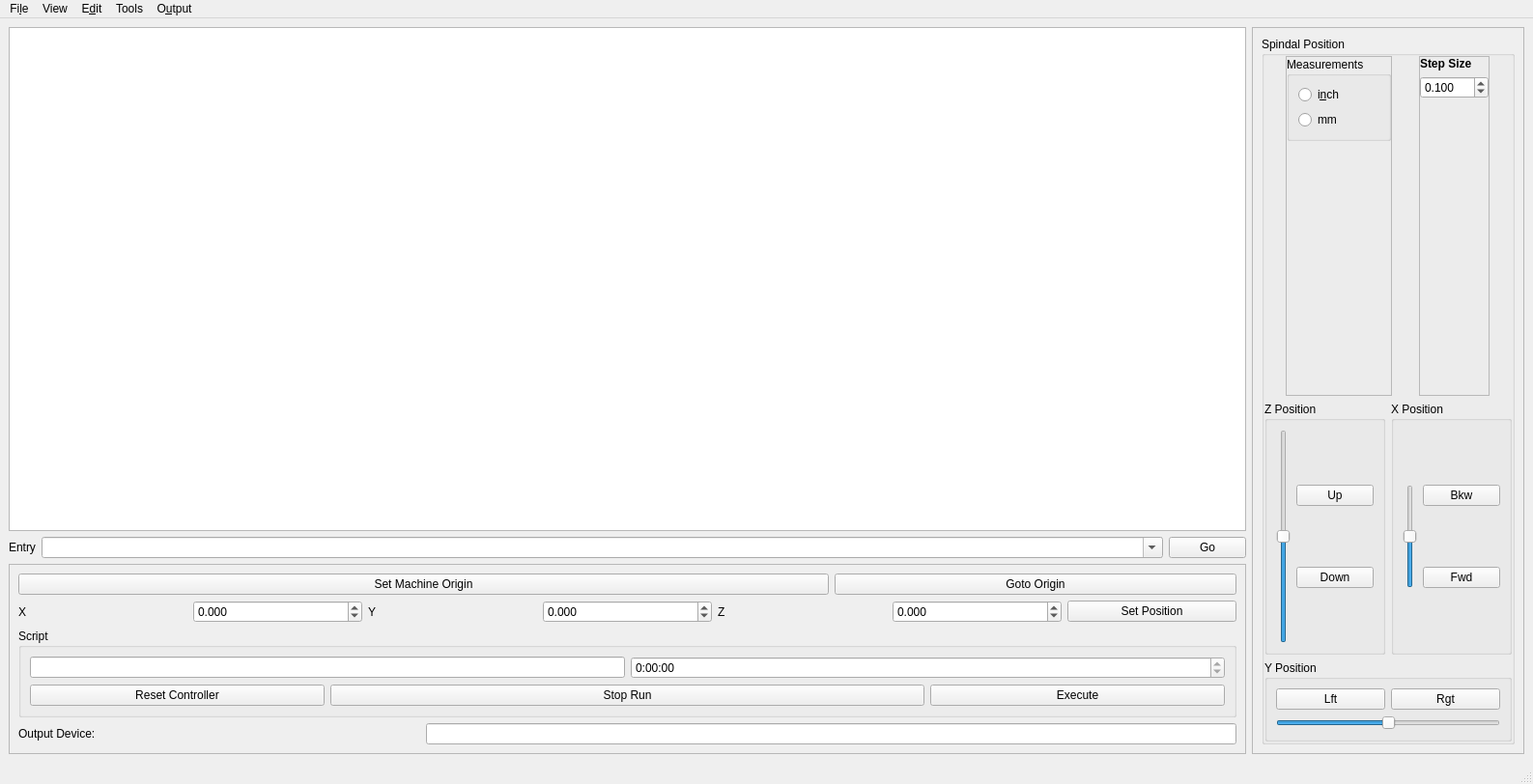
<?xml version="1.0" encoding="UTF-8"?>
<ui version="4.0">
 <class>MainWindow</class>
 <widget class="QMainWindow" name="MainWindow">
  <property name="geometry">
   <rect>
    <x>0</x>
    <y>0</y>
    <width>1587</width>
    <height>812</height>
   </rect>
  </property>
  <property name="windowTitle">
   <string>GCoder</string>
  </property>
  <widget class="QWidget" name="centralwidget">
   <layout class="QGridLayout" name="gridLayout_8">
    <item row="0" column="1" rowspan="2">
     <widget class="QFrame" name="frame">
      <property name="sizePolicy">
       <sizepolicy hsizetype="Maximum" vsizetype="Preferred">
        <horstretch>0</horstretch>
        <verstretch>0</verstretch>
       </sizepolicy>
      </property>
      <property name="frameShape">
       <enum>QFrame::StyledPanel</enum>
      </property>
      <property name="frameShadow">
       <enum>QFrame::Raised</enum>
      </property>
      <layout class="QGridLayout" name="gridLayout_7">
       <item row="0" column="0">
        <widget class="QGroupBox" name="groupBox_3">
         <property name="title">
          <string>Spindal Position</string>
         </property>
         <layout class="QVBoxLayout" name="verticalLayout_3">
          <property name="leftMargin">
           <number>0</number>
          </property>
          <property name="topMargin">
           <number>0</number>
          </property>
          <property name="rightMargin">
           <number>0</number>
          </property>
          <property name="bottomMargin">
           <number>0</number>
          </property>
          <item>
           <layout class="QHBoxLayout" name="horizontalLayout">
            <item>
             <widget class="QFrame" name="frame_4">
              <property name="sizePolicy">
               <sizepolicy hsizetype="Maximum" vsizetype="Preferred">
                <horstretch>0</horstretch>
                <verstretch>0</verstretch>
               </sizepolicy>
              </property>
              <property name="frameShape">
               <enum>QFrame::StyledPanel</enum>
              </property>
              <property name="frameShadow">
               <enum>QFrame::Raised</enum>
              </property>
              <layout class="QVBoxLayout" name="verticalLayout_2">
               <property name="leftMargin">
                <number>0</number>
               </property>
               <property name="topMargin">
                <number>0</number>
               </property>
               <property name="rightMargin">
                <number>0</number>
               </property>
               <property name="bottomMargin">
                <number>0</number>
               </property>
               <item>
                <widget class="QGroupBox" name="groupBox_4">
                 <property name="sizePolicy">
                  <sizepolicy hsizetype="Preferred" vsizetype="Maximum">
                   <horstretch>0</horstretch>
                   <verstretch>0</verstretch>
                  </sizepolicy>
                 </property>
                 <property name="title">
                  <string>Measurements</string>
                 </property>
                 <layout class="QVBoxLayout" name="verticalLayout_5">
                  <item>
                   <widget class="QRadioButton" name="inBtn">
                    <property name="text">
                     <string>i&amp;nch</string>
                    </property>
                   </widget>
                  </item>
                  <item>
                   <widget class="QRadioButton" name="mmBtn">
                    <property name="text">
                     <string>mm</string>
                    </property>
                   </widget>
                  </item>
                 </layout>
                </widget>
               </item>
               <item>
                <spacer name="verticalSpacer_2">
                 <property name="orientation">
                  <enum>Qt::Vertical</enum>
                 </property>
                 <property name="sizeHint" stdset="0">
                  <size>
                   <width>20</width>
                   <height>40</height>
                  </size>
                 </property>
                </spacer>
               </item>
              </layout>
             </widget>
            </item>
            <item>
             <widget class="QFrame" name="frame_3">
              <property name="sizePolicy">
               <sizepolicy hsizetype="Maximum" vsizetype="Minimum">
                <horstretch>0</horstretch>
                <verstretch>0</verstretch>
               </sizepolicy>
              </property>
              <property name="frameShape">
               <enum>QFrame::StyledPanel</enum>
              </property>
              <property name="frameShadow">
               <enum>QFrame::Raised</enum>
              </property>
              <layout class="QVBoxLayout" name="verticalLayout">
               <property name="leftMargin">
                <number>0</number>
               </property>
               <property name="topMargin">
                <number>0</number>
               </property>
               <property name="rightMargin">
                <number>0</number>
               </property>
               <property name="bottomMargin">
                <number>0</number>
               </property>
               <item>
                <widget class="QLabel" name="label_6">
                 <property name="sizePolicy">
                  <sizepolicy hsizetype="Preferred" vsizetype="Maximum">
                   <horstretch>0</horstretch>
                   <verstretch>0</verstretch>
                  </sizepolicy>
                 </property>
                 <property name="font">
                  <font>
                   <weight>75</weight>
                   <bold>true</bold>
                  </font>
                 </property>
                 <property name="text">
                  <string>Step Size</string>
                 </property>
                </widget>
               </item>
               <item>
                <widget class="QDoubleSpinBox" name="stepSpinBox">
                 <property name="decimals">
                  <number>3</number>
                 </property>
                 <property name="maximum">
                  <double>100.000000000000000</double>
                 </property>
                 <property name="singleStep">
                  <double>0.100000000000000</double>
                 </property>
                 <property name="value">
                  <double>0.100000000000000</double>
                 </property>
                </widget>
               </item>
               <item>
                <spacer name="verticalSpacer">
                 <property name="orientation">
                  <enum>Qt::Vertical</enum>
                 </property>
                 <property name="sizeHint" stdset="0">
                  <size>
                   <width>20</width>
                   <height>40</height>
                  </size>
                 </property>
                </spacer>
               </item>
              </layout>
             </widget>
            </item>
           </layout>
          </item>
          <item>
           <layout class="QGridLayout" name="gridLayout_6">
            <item row="0" column="0">
             <widget class="QGroupBox" name="groupBox_5">
              <property name="title">
               <string>Z Position</string>
              </property>
              <layout class="QGridLayout" name="gridLayout_4">
               <item row="0" column="0">
                <widget class="QSlider" name="zSlider">
                 <property name="minimum">
                  <number>-99</number>
                 </property>
                 <property name="orientation">
                  <enum>Qt::Vertical</enum>
                 </property>
                </widget>
               </item>
               <item row="0" column="1">
                <layout class="QVBoxLayout" name="verticalLayout_6">
                 <item>
                  <widget class="QPushButton" name="upBtn">
                   <property name="sizePolicy">
                    <sizepolicy hsizetype="Minimum" vsizetype="Fixed">
                     <horstretch>0</horstretch>
                     <verstretch>0</verstretch>
                    </sizepolicy>
                   </property>
                   <property name="text">
                    <string>Up</string>
                   </property>
                  </widget>
                 </item>
                 <item>
                  <widget class="QPushButton" name="dwnBtn">
                   <property name="text">
                    <string>Down</string>
                   </property>
                  </widget>
                 </item>
                </layout>
               </item>
              </layout>
             </widget>
            </item>
            <item row="0" column="1">
             <widget class="QGroupBox" name="groupBox_6">
              <property name="title">
               <string>X Position</string>
              </property>
              <layout class="QGridLayout" name="gridLayout_2">
               <item row="0" column="0" rowspan="2">
                <widget class="QSlider" name="xSlider">
                 <property name="minimum">
                  <number>-99</number>
                 </property>
                 <property name="orientation">
                  <enum>Qt::Vertical</enum>
                 </property>
                </widget>
               </item>
               <item row="0" column="1">
                <widget class="QPushButton" name="bkwBtn">
                 <property name="text">
                  <string>Bkw</string>
                 </property>
                </widget>
               </item>
               <item row="1" column="1">
                <widget class="QPushButton" name="fwdBtn">
                 <property name="text">
                  <string>Fwd</string>
                 </property>
                </widget>
               </item>
              </layout>
             </widget>
            </item>
            <item row="1" column="0" colspan="2">
             <widget class="QGroupBox" name="groupBox_7">
              <property name="title">
               <string>Y Position</string>
              </property>
              <layout class="QGridLayout" name="gridLayout_5">
               <item row="1" column="0" colspan="2">
                <widget class="QSlider" name="ySlider">
                 <property name="minimum">
                  <number>-99</number>
                 </property>
                 <property name="orientation">
                  <enum>Qt::Horizontal</enum>
                 </property>
                </widget>
               </item>
               <item row="0" column="0">
                <widget class="QPushButton" name="leftBtn">
                 <property name="text">
                  <string>Lft</string>
                 </property>
                </widget>
               </item>
               <item row="0" column="1">
                <widget class="QPushButton" name="rightBtn">
                 <property name="text">
                  <string>Rgt</string>
                 </property>
                </widget>
               </item>
              </layout>
              <zorder>rightBtn</zorder>
              <zorder>ySlider</zorder>
              <zorder>leftBtn</zorder>
             </widget>
            </item>
           </layout>
          </item>
         </layout>
        </widget>
       </item>
      </layout>
     </widget>
    </item>
    <item row="1" column="0">
     <widget class="QFrame" name="frame_2">
      <property name="frameShape">
       <enum>QFrame::StyledPanel</enum>
      </property>
      <property name="frameShadow">
       <enum>QFrame::Raised</enum>
      </property>
      <layout class="QGridLayout" name="gridLayout_3">
       <item row="0" column="0" colspan="2">
        <widget class="QPushButton" name="setMachineOriginBtn">
         <property name="text">
          <string>Set Machine Origin</string>
         </property>
        </widget>
       </item>
       <item row="0" column="2">
        <widget class="QPushButton" name="gotoOriginBtn">
         <property name="text">
          <string>Goto Origin</string>
         </property>
        </widget>
       </item>
       <item row="1" column="0" colspan="3">
        <layout class="QHBoxLayout" name="horizontalLayout_3">
         <item>
          <widget class="QLabel" name="label">
           <property name="text">
            <string>X</string>
           </property>
          </widget>
         </item>
         <item>
          <widget class="QDoubleSpinBox" name="xPosSpinBox">
           <property name="decimals">
            <number>3</number>
           </property>
           <property name="minimum">
            <double>-999.999000000000024</double>
           </property>
           <property name="maximum">
            <double>999.999000000000024</double>
           </property>
           <property name="singleStep">
            <double>1.000000000000000</double>
           </property>
          </widget>
         </item>
         <item>
          <widget class="QLabel" name="label_2">
           <property name="text">
            <string>Y</string>
           </property>
          </widget>
         </item>
         <item>
          <widget class="QDoubleSpinBox" name="yPosSpinBox">
           <property name="decimals">
            <number>3</number>
           </property>
           <property name="minimum">
            <double>-999.999000000000024</double>
           </property>
           <property name="maximum">
            <double>999.999000000000024</double>
           </property>
           <property name="value">
            <double>0.000000000000000</double>
           </property>
          </widget>
         </item>
         <item>
          <widget class="QLabel" name="label_3">
           <property name="text">
            <string>Z</string>
           </property>
          </widget>
         </item>
         <item>
          <widget class="QDoubleSpinBox" name="zPosSpinBox">
           <property name="decimals">
            <number>3</number>
           </property>
           <property name="minimum">
            <double>-999.999000000000024</double>
           </property>
           <property name="maximum">
            <double>999.999000000000024</double>
           </property>
          </widget>
         </item>
         <item>
          <widget class="QPushButton" name="setCurrPosBtn">
           <property name="toolTip">
            <string>Set the current position of the mill head</string>
           </property>
           <property name="text">
            <string>Set Position</string>
           </property>
          </widget>
         </item>
        </layout>
       </item>
       <item row="2" column="0" colspan="3">
        <widget class="QGroupBox" name="groupBox_2">
         <property name="title">
          <string>Script</string>
         </property>
         <layout class="QGridLayout" name="gridLayout">
          <item row="0" column="0" colspan="2">
           <widget class="QLineEdit" name="scriptLineEdit">
            <property name="enabled">
             <bool>true</bool>
            </property>
            <property name="readOnly">
             <bool>true</bool>
            </property>
           </widget>
          </item>
          <item row="0" column="2" colspan="2">
           <widget class="QTimeEdit" name="executionTimeEdit">
            <property name="readOnly">
             <bool>true</bool>
            </property>
            <property name="displayFormat">
             <string>h:mm:ss</string>
            </property>
           </widget>
          </item>
          <item row="1" column="0">
           <widget class="QPushButton" name="resetControlerBtn">
            <property name="text">
             <string>Reset Controller</string>
            </property>
           </widget>
          </item>
          <item row="1" column="1" colspan="2">
           <widget class="QPushButton" name="stopRunBtn">
            <property name="text">
             <string>Stop Run</string>
            </property>
           </widget>
          </item>
          <item row="1" column="3">
           <widget class="QPushButton" name="executeBtn">
            <property name="text">
             <string>Execute</string>
            </property>
           </widget>
          </item>
         </layout>
        </widget>
       </item>
       <item row="3" column="0">
        <widget class="QLabel" name="label_4">
         <property name="text">
          <string>Output Device:</string>
         </property>
        </widget>
       </item>
       <item row="3" column="1" colspan="2">
        <widget class="QLineEdit" name="outputDeviceLineEdit">
         <property name="enabled">
          <bool>true</bool>
         </property>
         <property name="dragEnabled">
          <bool>false</bool>
         </property>
         <property name="readOnly">
          <bool>true</bool>
         </property>
        </widget>
       </item>
      </layout>
     </widget>
    </item>
    <item row="0" column="0">
     <layout class="QVBoxLayout" name="verticalLayout_4">
      <item>
       <widget class="QTextEdit" name="deviceTextEdit">
        <property name="readOnly">
         <bool>true</bool>
        </property>
       </widget>
      </item>
      <item>
       <layout class="QHBoxLayout" name="horizontalLayout_2">
        <item>
         <widget class="QLabel" name="label_5">
          <property name="sizePolicy">
           <sizepolicy hsizetype="Maximum" vsizetype="Preferred">
            <horstretch>0</horstretch>
            <verstretch>0</verstretch>
           </sizepolicy>
          </property>
          <property name="text">
           <string>Entry</string>
          </property>
         </widget>
        </item>
        <item>
         <widget class="QComboBox" name="manualEntryBox">
          <property name="editable">
           <bool>true</bool>
          </property>
          <property name="maxVisibleItems">
           <number>5</number>
          </property>
         </widget>
        </item>
        <item>
         <widget class="QPushButton" name="executeCommandBtn">
          <property name="sizePolicy">
           <sizepolicy hsizetype="Maximum" vsizetype="Fixed">
            <horstretch>0</horstretch>
            <verstretch>0</verstretch>
           </sizepolicy>
          </property>
          <property name="text">
           <string>Go</string>
          </property>
         </widget>
        </item>
       </layout>
      </item>
     </layout>
    </item>
   </layout>
  </widget>
  <widget class="QMenuBar" name="menubar">
   <property name="geometry">
    <rect>
     <x>0</x>
     <y>0</y>
     <width>1587</width>
     <height>63</height>
    </rect>
   </property>
   <widget class="QMenu" name="menuFile">
    <property name="title">
     <string>Fi&amp;le</string>
    </property>
    <addaction name="actionOpen"/>
   </widget>
   <widget class="QMenu" name="menuOutput">
    <property name="title">
     <string>O&amp;utput</string>
    </property>
    <addaction name="actionDevice"/>
   </widget>
   <widget class="QMenu" name="menuEdit">
    <property name="title">
     <string>E&amp;dit</string>
    </property>
    <addaction name="actionPreference"/>
   </widget>
   <widget class="QMenu" name="menuView">
    <property name="title">
     <string>View</string>
    </property>
    <addaction name="actionIncreaseFont"/>
    <addaction name="actionDecreaseFont"/>
   </widget>
   <widget class="QMenu" name="menuTools">
    <property name="title">
     <string>Tools</string>
    </property>
    <addaction name="actionSweep"/>
   </widget>
   <addaction name="menuFile"/>
   <addaction name="menuView"/>
   <addaction name="menuEdit"/>
   <addaction name="menuTools"/>
   <addaction name="menuOutput"/>
  </widget>
  <widget class="QStatusBar" name="statusbar"/>
  <action name="actionOpen">
   <property name="text">
    <string>&amp;Open</string>
   </property>
  </action>
  <action name="actionDevice">
   <property name="text">
    <string>&amp;Device</string>
   </property>
  </action>
  <action name="actionPreference">
   <property name="text">
    <string>&amp;Preference</string>
   </property>
  </action>
  <action name="actionIncreaseFont">
   <property name="text">
    <string>Increase Font</string>
   </property>
   <property name="shortcut">
    <string>Ctrl++</string>
   </property>
  </action>
  <action name="actionDecreaseFont">
   <property name="text">
    <string>Decrease Font</string>
   </property>
   <property name="shortcut">
    <string>Ctrl+-</string>
   </property>
  </action>
  <action name="actionSweep">
   <property name="text">
    <string>Sweep</string>
   </property>
  </action>
 </widget>
 <resources/>
 <connections/>
</ui>
